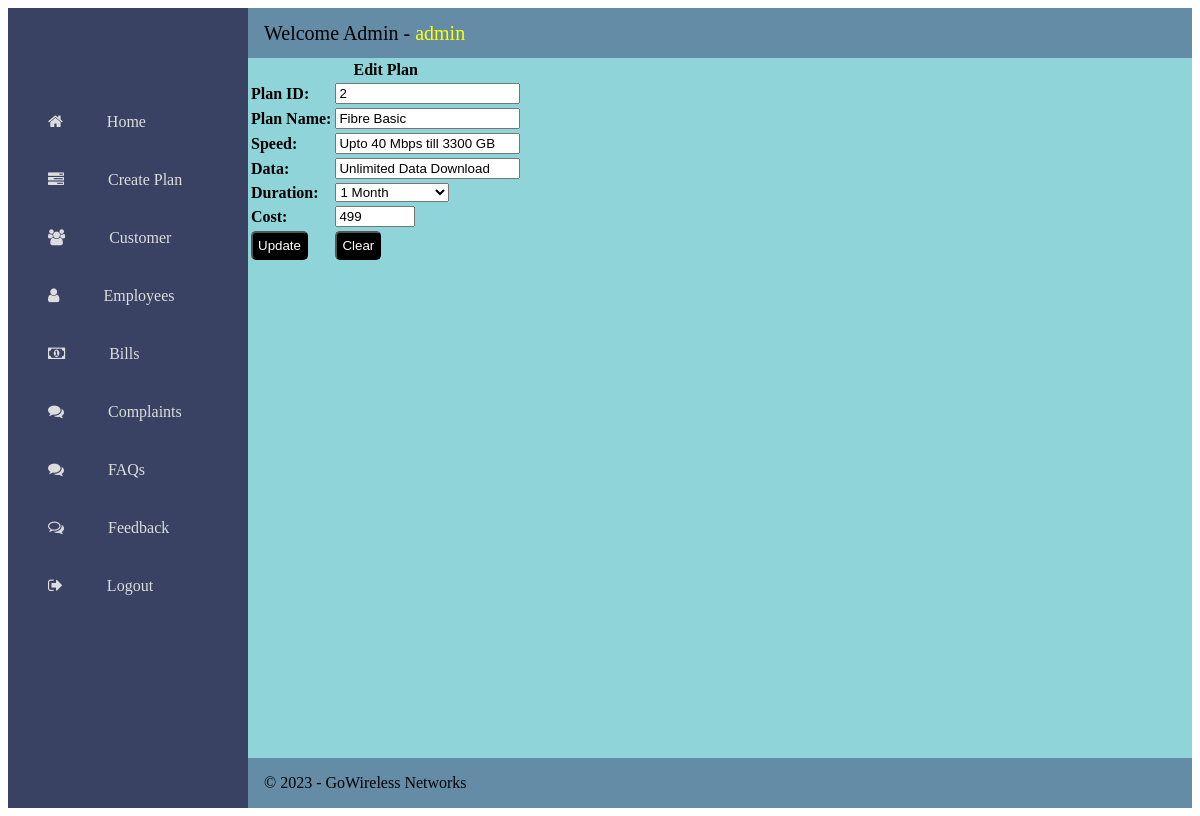
/edit-plan.php?pid=2 (signed in), run on the app's committed database.
### tables this page shows
create table plans(
	plan_id int auto_increment primary key,
	plan_name varchar(100) not null,
	speed varchar(50) not null,
	data varchar(100) not null,
	duration varchar(50) not null,
	cost float not null
);

### edit-plan.php (the view, shortened to what this page needs)
<!DOCTYPE html>
<html>
<head>
<link rel="stylesheet" href="css/admin-home.css"/>
<link rel="stylesheet" href="https://cdnjs.cloudflare.com/ajax/libs/font-awesome/4.7.0/css/font-awesome.min.css">
</head>
<body>
	<div class="grid-container">
	  <header class="header">
	  	<div>Welcome Admin - <span style="color:yellow;"><?=$_SESSION["uname"]?></span></div>
	  </header>
	  <aside class="sidenav">
	    <ul class="sidenav__list">
	    	<li class="sidenav__list-item"><i class="fa fa-home"></i> <a href="admin-home.php">Home</a></li>
			<li class="sidenav__list-item"><i class="fa fa-tasks" aria-hidden="true"></i>
<a href="create-plan.php">Create Plan</a></li>
		    <li class="sidenav__list-item"><i class="fa fa-users" aria-hidden="true"></i>
 <a href="customer.php">Customer</a></li>
		    <li class="sidenav__list-item"><i class="fa fa-user" aria-hidden="true"></i> <a href="employee.php">Employees</a> </li>
		    <li class="sidenav__list-item"><i class="fa fa-money"></i> <a href="bill.php">Bills</a></li>
		    <li class="sidenav__list-item"><i class="fa fa-comments" aria-hidden="true"></i> <a href="complaints.php">Complaints</a></li>
		    <li class="sidenav__list-item"><i class="fa fa-comments" aria-hidden="true"></i> <a href="faqs.php">FAQs</a></li>		    <li class="sidenav__list-item"><i class="fa fa-comments-o" aria-hidden="true"></i> <a href="feedback.php">Feedback</a></li>
		    <li class="sidenav__list-item"><i class="fa fa-sign-out"></i> <a href="logout.php">Logout</a></li>
  		</ul>
	  </aside>
	  <main class="main">
<?php include "config.php"?>
<?php
	$id = $_GET["pid"];
	$rs = mysqli_query($con, "select * from plans where plan_id=$id");
	$row = mysqli_fetch_row($rs);
?>
	  <form method="post" action="edit-plan1.php">
	  <table>
	  <tr>
	  	<td colspan=2 align="center"><b>Edit Plan</b></td>
	  </tr>
	  <tr>
	  	<td><b>Plan ID:</b></td>
	  	<td><input type="text" name="id" value="<?=$row[0]?>" readOnly></td>
	  </tr>
	  <tr>
	  	<td><b>Plan Name:</b></td>
	  	<td><input type="text" name="name" value="<?=$row[1]?>" required></td>
	  </tr>
	  <tr>
	  	<td><b>Speed:</b></td>
	  	<td><input type="text" name="speed" value="<?=$row[2]?>" required></td>
	  </tr>
	  <tr>
	  	<td><b>Data:</b></td>
	  	<td><input type="text" name="data" value="<?=$row[3]?>" required></td>
	  </tr>
	  <tr>
	  	<td><b>Duration:</b></td>
	  	<td>
	  	<select name="duration" required>
	  		<option value="<?=$row[4]?>"><?=$row[4]?></option>
	  	</select>
	  	</td>
	  </tr>
	  <tr>
	  	<td><b>Cost:</b></td>
	  	<td><input type="number" name="cost" required min="200" max="25000" value="<?=$row[5]?>"></td>
	  </tr>
	  <tr>
	  	<td><input type="submit" value="Update" class="btn"></td>
	  	<td><input type="reset" value="Clear" class="btn"></td>
	  </tr>
	  </table>
	  </form>
	  </main>
	  <footer class="footer">
   	    <div>&copy; <?=date('Y')?> - GoWireless Networks</div>
	  </footer>
	</div>
</body>
</html>

### css/admin-home.css (style rules this page uses)
.grid-container { display: grid; grid-template-columns: 240px 1fr; grid-template-rows: 50px 1fr 50px; grid-template-areas: "sidenav header" "sidenav main" "sidenav footer"; height: 100vh; }
.header { grid-area: header; background-color: #648ca6; display: flex; align-items: center; justify-content: space-between; padding: 0 16px; font-size: 20px; }
.sidenav { display: flex; flex-direction: column; grid-area: sidenav; background-color: #394263; }
.sidenav__list { padding: 0; margin-top: 85px; list-style-type: none; }
.sidenav__list-item { padding: 20px 20px 20px 40px; color: #ddd; }
.sidenav__list-item a { padding: 20px 20px 20px 40px; color: #ddd; text-decoration: none; }
.main { grid-area: main; background-color: #8fd4d9; }
.footer { grid-area: footer; background-color: #648ca6; display: flex; align-items: center; justify-content: space-between; padding: 0 16px; background-color: #648ca6; }

### edit-plan.php (style rules this page uses)
.btn { text-decoration:none; padding: 5px; background: black; color: white; border-radius: 5px; }

### data on the page
plans: id "2", name "Fibre Basic", speed "Upto 40 Mbps till 3300 GB", data "Unlimited Data Download", duration "1 Month", cost "499"

### other printed values
$_SESSION["uname"] "admin"
